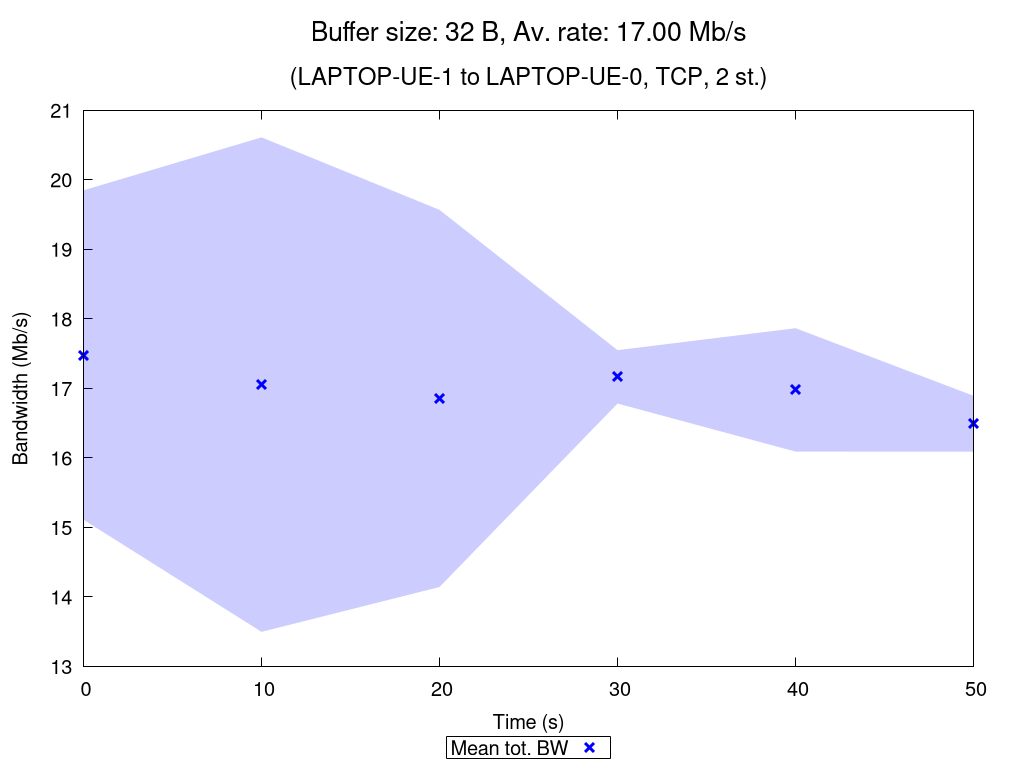

Write the gnuplot code that produced this figure.
set terminal pngcairo nocrop enhanced size 1024,768 font "Verdana,15"
set output "TCP_2_st_2020_10_18_01-51-37_two2one_00032B.png"

set title "{/=20 Buffer size: 32 B, Av. rate: 17.00 Mb/s}\n\n{/=18 (LAPTOP-UE-1 to LAPTOP-UE-0, TCP, 2 st.)}"

set xlabel "Time (s)"
set ylabel "Bandwidth (Mb/s)"
set ytics nomirror
set key bmargin center horizontal box samplen 1 width -1
set bmargin 4.6
set rmargin 4.5

rf = 1000000.0  # rate factor
set style fill transparent solid 0.2 noborder
set autoscale xfix
plot "TCP_2_st_2020_10_18_01-51-37_two2one_00032B_iperf_processed.dat" using 1:($2/rf-$3/rf):($2/rf+$3/rf) with filledcurves lc rgb "blue" notitle, \
     "" using 1:($2/rf) with points pt 2 ps 1.5 lw 3 lc rgb "blue" title "Mean tot. BW", \
